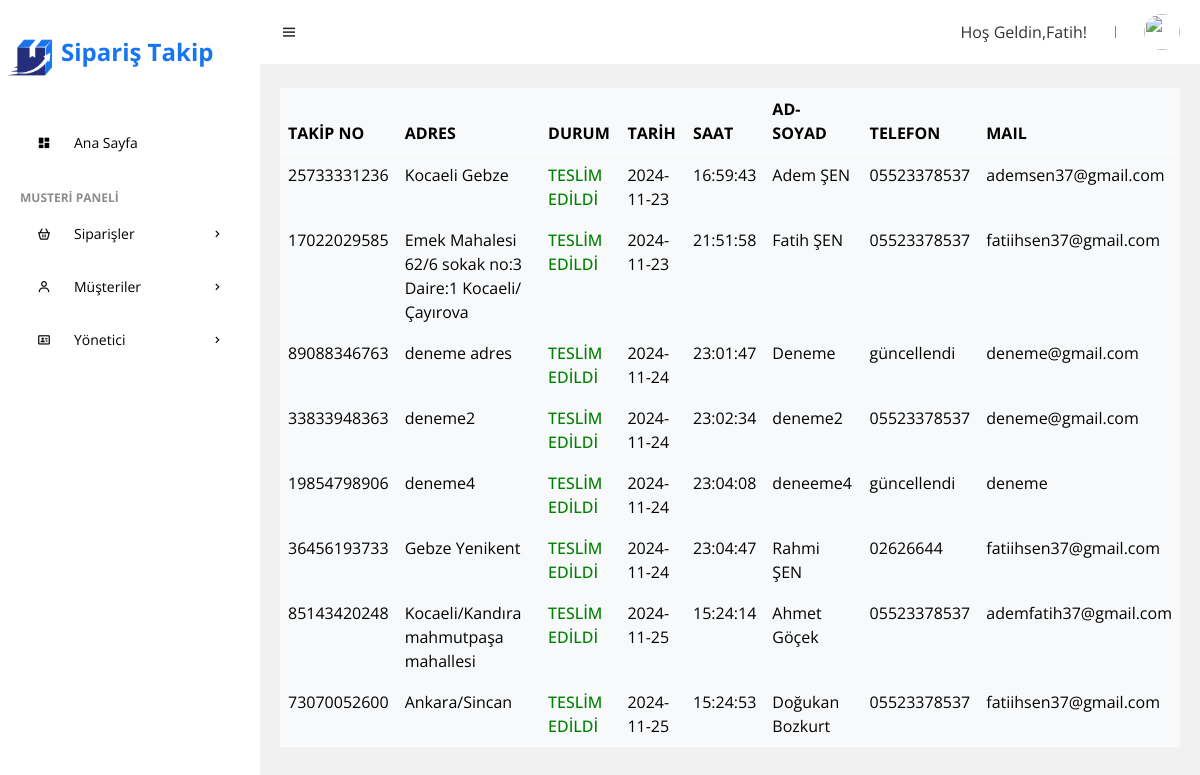
The app's page /admin/pages/orders/tamamlanan_siparisler.php (signed in), older data.
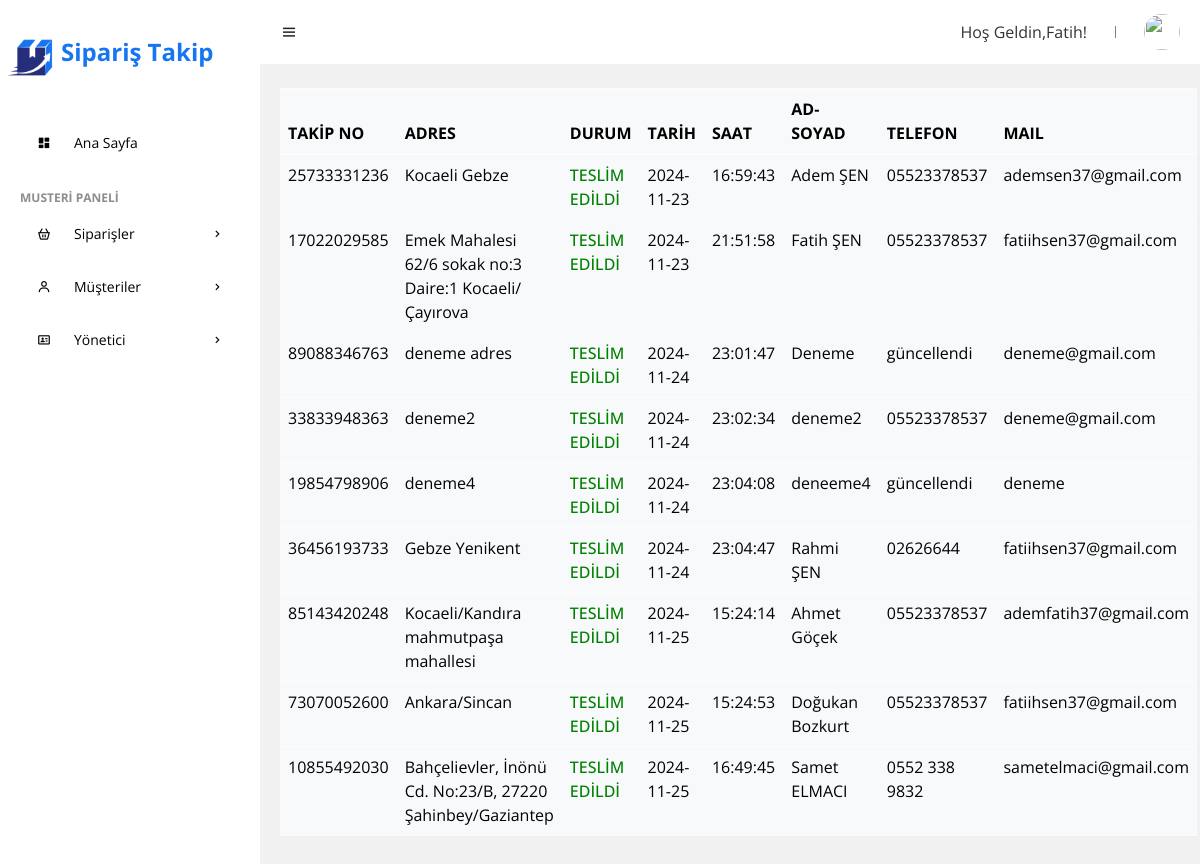
The same page, newer data.
### tables this page shows
CREATE TABLE `siparis` (
  `siparis_id` int(11) NOT NULL,
  `siparis_takip_no` bigint(11) NOT NULL,
  `siparis_saat` varchar(256) NOT NULL,
  `siparis_tarih` varchar(256) NOT NULL,
  `siparis_adres` varchar(256) NOT NULL,
  `siparis_durum` varchar(256) NOT NULL,
  `alici_adi_soyadi` varchar(256) NOT NULL,
  `alici_tel` varchar(20) NOT NULL,
  `alici_mail` varchar(256) NOT NULL,
  `yolda_tarih` datetime DEFAULT NULL,
  `dagitim_tarih` datetime DEFAULT NULL,
  `teslim_tarih` datetime DEFAULT NULL
);

### admin/pages/orders/tamamlanan_siparisler.php (the view, shortened to what this page needs)
<?php require_once "../../islem/baglanti.php" ?>
<main>
    <table class="table table-light table-hover rounded">
        <thead class="table-light">
            <tr>
                <th>TAKİP NO</th>
                <th>ADRES</th>
                <th>DURUM</th>
                <th>TARİH</th>
                <th>SAAT</th>
                <th>AD-SOYAD</th>
                <th>TELEFON</th>
                <th>MAIL</th>
            </tr>
        </thead>
        <tbody>
            <?php
            $siparis = $baglanti->prepare("SELECT * FROM siparis WHERE siparis_durum IN ('TESLİM EDİLDİ') ORDER BY siparis_durum");
            $siparis->execute();
            while ($sipariscek = $siparis->fetch(PDO::FETCH_ASSOC)) {
            ?>
                <tr class="item">
                    <td><?php echo $sipariscek['siparis_takip_no'] ?></td>
                    <td title="<?php echo $sipariscek['siparis_adres'] ?>">
                        <?php echo $sipariscek['siparis_adres'] ?>
                    </td>
                    <td class="durum"><?php echo htmlspecialchars($sipariscek['siparis_durum']) ?></td>
                    <td><?php echo $sipariscek['siparis_tarih'] ?></td>
                    <td><?php echo $sipariscek['siparis_saat'] ?></td>
                    <td><?php echo $sipariscek['alici_adi_soyadi'] ?></td>
                    <td><?php echo $sipariscek['alici_tel'] ?></td>
                    <td><?php echo $sipariscek['alici_mail'] ?></td>
                </tr>
            <?php } ?>
        </tbody>
    </table>
</main>
<?php
include('../../includes/_layout.php');
?>

Row changes from the older to the newer data that the page shows:
now on this page (row edited): siparis: siparis_takip_no "10855492030", siparis_adres "Bahçelievler, İnönü Cd. No:23/B, 27220 Şahinbey/Gaziantep", siparis_durum "TESLİM EDİLDİ", siparis_tarih "2024-11-25", siparis_saat "16:49:45", alici_adi_soyadi "Samet ELMACI", alici_tel "0552 338 9832", alici_mail "sametelmaci@gmail.com"
